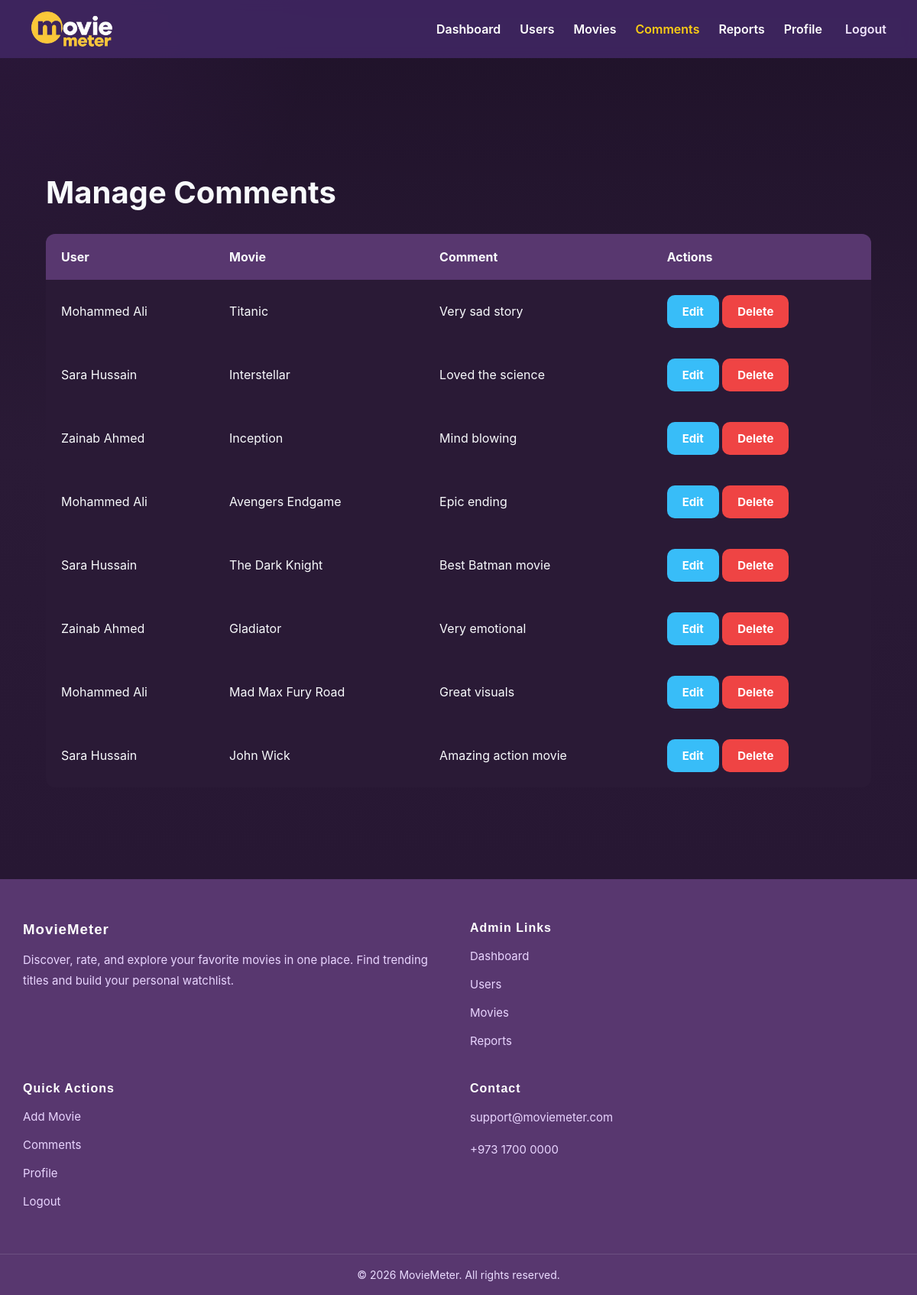
Page /MovieMeter/admin/manage-comments.php (signed in) on the committed database.
### tables this page shows
CREATE TABLE mm_comments (
    comment_id INT AUTO_INCREMENT PRIMARY KEY,
    movie_id INT NOT NULL,
    user_id INT NOT NULL,
    deleted_by INT NULL,
    comment_text TEXT NOT NULL,
    comment_status ENUM('visible','hidden','deleted') DEFAULT 'visible',
    deleted_at DATETIME NULL,
    created_at DATETIME DEFAULT CURRENT_TIMESTAMP,
    updated_at DATETIME DEFAULT CURRENT_TIMESTAMP
);

CREATE TABLE mm_users (
    user_id INT AUTO_INCREMENT PRIMARY KEY,
    role_id INT NOT NULL,
    full_name VARCHAR(100) NOT NULL,
    username VARCHAR(50) NOT NULL UNIQUE,
    email VARCHAR(100) NOT NULL UNIQUE,
    password_hash VARCHAR(255) NOT NULL,
    profile_image VARCHAR(255) NULL,
    account_status ENUM('active','suspended') DEFAULT 'active',
    created_at DATETIME DEFAULT CURRENT_TIMESTAMP,
    updated_at DATETIME DEFAULT CURRENT_TIMESTAMP
);

CREATE TABLE mm_movies (
    movie_id INT AUTO_INCREMENT PRIMARY KEY,
    creator_id INT NOT NULL,
    deleted_by INT NULL,
    title VARCHAR(200) NOT NULL,
    short_description TEXT NOT NULL,
    full_description TEXT NOT NULL,
    release_date DATE NULL,
    poster_image VARCHAR(255) NULL,
    trailer_url VARCHAR(255) NULL,
    status ENUM('draft','published','deleted') DEFAULT 'draft',
    view_count INT DEFAULT 0,
    average_rating DECIMAL(3,2) DEFAULT 0.00,
    rating_count INT DEFAULT 0,
    comment_count INT DEFAULT 0,
    is_api_imported TINYINT(1) DEFAULT 0,
    external_api_source VARCHAR(100) NULL,
    external_api_id VARCHAR(100) NULL,
    created_at DATETIME DEFAULT CURRENT_TIMESTAMP,
    updated_at DATETIME DEFAULT CURRENT_TIMESTAMP,
    deleted_at DATETIME NULL,
    published_at DATETIME NULL,
    deleted_reason VARCHAR(255) NULL
);

### MovieMeter/admin/manage-comments.php (the view, shortened to what this page needs)
<?php
$conn = getConnection();
$result = mysqli_query($conn,"
SELECT c.comment_id, c.comment_text, u.full_name, m.title
FROM mm_comments c
JOIN mm_users u ON c.user_id=u.user_id
JOIN mm_movies m ON c.movie_id=m.movie_id
ORDER BY c.comment_id DESC
");
?>
<!DOCTYPE html>
<html>
<head>
<link rel="stylesheet" href="../assets/css/style.css">
<link rel="stylesheet" href="../assets/css/admin.css">
</head>
<body>
<?php include("../includes/admin_nav.php"); ?>
<div class="admin-container">
<h1 class="admin-title">Manage Comments</h1>
<table class="admin-table">
<tr>
<th>User</th>
<th>Movie</th>
<th>Comment</th>
<th>Actions</th>
</tr>
<?php while($row=mysqli_fetch_assoc($result)){ ?>
<tr>
<td><?php echo $row["full_name"]; ?></td>
<td><?php echo $row["title"]; ?></td>
<td><?php echo $row["comment_text"]; ?></td>
<td>
<a href="edit-comment.php?id=<?php echo $row["comment_id"]; ?>" class="btn btn-edit">Edit</a>
<a href="delete-comment.php?id=<?php echo $row["comment_id"]; ?>" class="btn btn-delete" onclick="return confirm('Delete comment?')">Delete</a>
</td>
</tr>
<?php } ?>
</table>
</div>
<?php include("../includes/admin_footer.php"); ?>
</body>
</html>

### MovieMeter/assets/css/style.css (style rules this page uses)
* { box-sizing: border-box; }
html { scroll-behavior: smooth; }
body { margin: 0; font-family: "Inter", sans-serif; background: radial-gradient(circle at top left, rgba(120, 55, 170, 0.12), transparent 20%), linear-gradient(180deg, #1f1229 0%, #2a1a36 35%, #241430 100%); color: #f8fafc; overflow-x: hidden; }

### MovieMeter/assets/css/admin.css (style rules this page uses)
.admin-container { padding: 120px 60px; }
.admin-title { font-size: 2.5rem; margin-bottom: 30px; }
.admin-table { width: 100%; border-collapse: collapse; background: #2a1a36; border-radius: 12px; overflow: hidden; }
.admin-table th, .admin-table td { padding: 20px; text-align: left; font-size: 16px; }
.admin-table th { background: #58376f; }
.btn { padding: 12px 20px; border-radius: 10px; text-decoration: none; font-weight: bold; display: inline-block; font-size: 15px; }
.btn-edit { background: #38bdf8; color: white; }
.btn-delete { background: #ef4444; color: white; }
body { padding-top: 80px; }

### rows in the picture
mm_comments: user.full_name "Mohammed Ali", movie.title "Titanic", comment_text "Very sad story"
mm_comments: user.full_name "Sara Hussain", movie.title "Interstellar", comment_text "Loved the science"
mm_comments: user.full_name "Zainab Ahmed", movie.title "Inception", comment_text "Mind blowing"
mm_comments: user.full_name "Mohammed Ali", movie.title "Avengers Endgame", comment_text "Epic ending"
mm_comments: user.full_name "Sara Hussain", movie.title "The Dark Knight", comment_text "Best Batman movie"
mm_comments: user.full_name "Zainab Ahmed", movie.title "Gladiator", comment_text "Very emotional"
mm_comments: user.full_name "Mohammed Ali", movie.title "Mad Max Fury Road", comment_text "Great visuals"
mm_comments: user.full_name "Sara Hussain", movie.title "John Wick", comment_text "Amazing action movie"
